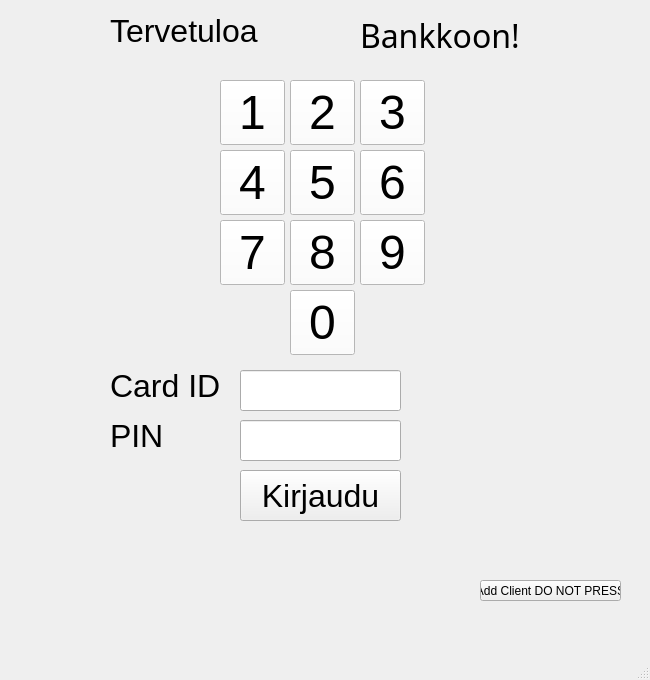
<?xml version="1.0" encoding="UTF-8"?>
<ui version="4.0">
 <class>Login</class>
 <widget class="QMainWindow" name="Login">
  <property name="geometry">
   <rect>
    <x>0</x>
    <y>0</y>
    <width>650</width>
    <height>680</height>
   </rect>
  </property>
  <property name="windowTitle">
   <string>Login</string>
  </property>
  <widget class="QWidget" name="centralwidget">
   <widget class="QLabel" name="labelLoginResult">
    <property name="geometry">
     <rect>
      <x>210</x>
      <y>530</y>
      <width>221</width>
      <height>41</height>
     </rect>
    </property>
    <property name="font">
     <font>
      <pointsize>14</pointsize>
     </font>
    </property>
    <property name="text">
     <string/>
    </property>
   </widget>
   <widget class="QPushButton" name="btnLogin">
    <property name="geometry">
     <rect>
      <x>240</x>
      <y>470</y>
      <width>161</width>
      <height>51</height>
     </rect>
    </property>
    <property name="font">
     <font>
      <pointsize>24</pointsize>
     </font>
    </property>
    <property name="text">
     <string>Kirjaudu</string>
    </property>
   </widget>
   <widget class="QLineEdit" name="lineEditCard">
    <property name="geometry">
     <rect>
      <x>240</x>
      <y>370</y>
      <width>161</width>
      <height>41</height>
     </rect>
    </property>
    <property name="font">
     <font>
      <pointsize>24</pointsize>
     </font>
    </property>
   </widget>
   <widget class="QLineEdit" name="lineEditPIN">
    <property name="geometry">
     <rect>
      <x>240</x>
      <y>420</y>
      <width>161</width>
      <height>41</height>
     </rect>
    </property>
    <property name="font">
     <font>
      <pointsize>24</pointsize>
     </font>
    </property>
    <property name="readOnly">
     <bool>true</bool>
    </property>
   </widget>
   <widget class="QLabel" name="label_2">
    <property name="geometry">
     <rect>
      <x>110</x>
      <y>420</y>
      <width>61</width>
      <height>31</height>
     </rect>
    </property>
    <property name="palette">
     <palette>
      <active>
       <colorrole role="Text">
        <brush brushstyle="SolidPattern">
         <color alpha="255">
          <red>255</red>
          <green>255</green>
          <blue>255</blue>
         </color>
        </brush>
       </colorrole>
       <colorrole role="ButtonText">
        <brush brushstyle="SolidPattern">
         <color alpha="255">
          <red>255</red>
          <green>255</green>
          <blue>255</blue>
         </color>
        </brush>
       </colorrole>
       <colorrole role="PlaceholderText">
        <brush brushstyle="SolidPattern">
         <color alpha="128">
          <red>255</red>
          <green>255</green>
          <blue>255</blue>
         </color>
        </brush>
       </colorrole>
      </active>
      <inactive>
       <colorrole role="Text">
        <brush brushstyle="SolidPattern">
         <color alpha="255">
          <red>255</red>
          <green>255</green>
          <blue>255</blue>
         </color>
        </brush>
       </colorrole>
       <colorrole role="ButtonText">
        <brush brushstyle="SolidPattern">
         <color alpha="255">
          <red>255</red>
          <green>255</green>
          <blue>255</blue>
         </color>
        </brush>
       </colorrole>
       <colorrole role="PlaceholderText">
        <brush brushstyle="SolidPattern">
         <color alpha="128">
          <red>255</red>
          <green>255</green>
          <blue>255</blue>
         </color>
        </brush>
       </colorrole>
      </inactive>
      <disabled>
       <colorrole role="Text">
        <brush brushstyle="SolidPattern">
         <color alpha="255">
          <red>120</red>
          <green>120</green>
          <blue>120</blue>
         </color>
        </brush>
       </colorrole>
       <colorrole role="ButtonText">
        <brush brushstyle="SolidPattern">
         <color alpha="255">
          <red>120</red>
          <green>120</green>
          <blue>120</blue>
         </color>
        </brush>
       </colorrole>
       <colorrole role="PlaceholderText">
        <brush brushstyle="SolidPattern">
         <color alpha="128">
          <red>0</red>
          <green>0</green>
          <blue>0</blue>
         </color>
        </brush>
       </colorrole>
      </disabled>
     </palette>
    </property>
    <property name="font">
     <font>
      <pointsize>24</pointsize>
     </font>
    </property>
    <property name="text">
     <string>PIN</string>
    </property>
   </widget>
   <widget class="QLabel" name="label_3">
    <property name="geometry">
     <rect>
      <x>110</x>
      <y>370</y>
      <width>111</width>
      <height>31</height>
     </rect>
    </property>
    <property name="palette">
     <palette>
      <active>
       <colorrole role="Text">
        <brush brushstyle="SolidPattern">
         <color alpha="255">
          <red>255</red>
          <green>255</green>
          <blue>255</blue>
         </color>
        </brush>
       </colorrole>
       <colorrole role="PlaceholderText">
        <brush brushstyle="SolidPattern">
         <color alpha="128">
          <red>255</red>
          <green>255</green>
          <blue>255</blue>
         </color>
        </brush>
       </colorrole>
      </active>
      <inactive>
       <colorrole role="Text">
        <brush brushstyle="SolidPattern">
         <color alpha="255">
          <red>255</red>
          <green>255</green>
          <blue>255</blue>
         </color>
        </brush>
       </colorrole>
       <colorrole role="PlaceholderText">
        <brush brushstyle="SolidPattern">
         <color alpha="128">
          <red>255</red>
          <green>255</green>
          <blue>255</blue>
         </color>
        </brush>
       </colorrole>
      </inactive>
      <disabled>
       <colorrole role="Text">
        <brush brushstyle="SolidPattern">
         <color alpha="255">
          <red>120</red>
          <green>120</green>
          <blue>120</blue>
         </color>
        </brush>
       </colorrole>
       <colorrole role="PlaceholderText">
        <brush brushstyle="SolidPattern">
         <color alpha="128">
          <red>0</red>
          <green>0</green>
          <blue>0</blue>
         </color>
        </brush>
       </colorrole>
      </disabled>
     </palette>
    </property>
    <property name="font">
     <font>
      <pointsize>24</pointsize>
     </font>
    </property>
    <property name="text">
     <string>Card ID</string>
    </property>
   </widget>
   <widget class="QPushButton" name="btn6">
    <property name="geometry">
     <rect>
      <x>360</x>
      <y>150</y>
      <width>65</width>
      <height>65</height>
     </rect>
    </property>
    <property name="palette">
     <palette>
      <active>
       <colorrole role="Button">
        <brush brushstyle="SolidPattern">
         <color alpha="255">
          <red>255</red>
          <green>255</green>
          <blue>255</blue>
         </color>
        </brush>
       </colorrole>
       <colorrole role="Base">
        <brush brushstyle="SolidPattern">
         <color alpha="255">
          <red>255</red>
          <green>255</green>
          <blue>255</blue>
         </color>
        </brush>
       </colorrole>
       <colorrole role="Window">
        <brush brushstyle="SolidPattern">
         <color alpha="255">
          <red>255</red>
          <green>255</green>
          <blue>255</blue>
         </color>
        </brush>
       </colorrole>
      </active>
      <inactive>
       <colorrole role="Button">
        <brush brushstyle="SolidPattern">
         <color alpha="255">
          <red>255</red>
          <green>255</green>
          <blue>255</blue>
         </color>
        </brush>
       </colorrole>
       <colorrole role="Base">
        <brush brushstyle="SolidPattern">
         <color alpha="255">
          <red>255</red>
          <green>255</green>
          <blue>255</blue>
         </color>
        </brush>
       </colorrole>
       <colorrole role="Window">
        <brush brushstyle="SolidPattern">
         <color alpha="255">
          <red>255</red>
          <green>255</green>
          <blue>255</blue>
         </color>
        </brush>
       </colorrole>
      </inactive>
      <disabled>
       <colorrole role="Button">
        <brush brushstyle="SolidPattern">
         <color alpha="255">
          <red>255</red>
          <green>255</green>
          <blue>255</blue>
         </color>
        </brush>
       </colorrole>
       <colorrole role="Base">
        <brush brushstyle="SolidPattern">
         <color alpha="255">
          <red>255</red>
          <green>255</green>
          <blue>255</blue>
         </color>
        </brush>
       </colorrole>
       <colorrole role="Window">
        <brush brushstyle="SolidPattern">
         <color alpha="255">
          <red>255</red>
          <green>255</green>
          <blue>255</blue>
         </color>
        </brush>
       </colorrole>
      </disabled>
     </palette>
    </property>
    <property name="font">
     <font>
      <pointsize>36</pointsize>
     </font>
    </property>
    <property name="text">
     <string>6</string>
    </property>
   </widget>
   <widget class="QPushButton" name="btn4">
    <property name="geometry">
     <rect>
      <x>220</x>
      <y>150</y>
      <width>65</width>
      <height>65</height>
     </rect>
    </property>
    <property name="palette">
     <palette>
      <active>
       <colorrole role="Button">
        <brush brushstyle="SolidPattern">
         <color alpha="255">
          <red>255</red>
          <green>255</green>
          <blue>255</blue>
         </color>
        </brush>
       </colorrole>
       <colorrole role="Base">
        <brush brushstyle="SolidPattern">
         <color alpha="255">
          <red>255</red>
          <green>255</green>
          <blue>255</blue>
         </color>
        </brush>
       </colorrole>
       <colorrole role="Window">
        <brush brushstyle="SolidPattern">
         <color alpha="255">
          <red>255</red>
          <green>255</green>
          <blue>255</blue>
         </color>
        </brush>
       </colorrole>
      </active>
      <inactive>
       <colorrole role="Button">
        <brush brushstyle="SolidPattern">
         <color alpha="255">
          <red>255</red>
          <green>255</green>
          <blue>255</blue>
         </color>
        </brush>
       </colorrole>
       <colorrole role="Base">
        <brush brushstyle="SolidPattern">
         <color alpha="255">
          <red>255</red>
          <green>255</green>
          <blue>255</blue>
         </color>
        </brush>
       </colorrole>
       <colorrole role="Window">
        <brush brushstyle="SolidPattern">
         <color alpha="255">
          <red>255</red>
          <green>255</green>
          <blue>255</blue>
         </color>
        </brush>
       </colorrole>
      </inactive>
      <disabled>
       <colorrole role="Button">
        <brush brushstyle="SolidPattern">
         <color alpha="255">
          <red>255</red>
          <green>255</green>
          <blue>255</blue>
         </color>
        </brush>
       </colorrole>
       <colorrole role="Base">
        <brush brushstyle="SolidPattern">
         <color alpha="255">
          <red>255</red>
          <green>255</green>
          <blue>255</blue>
         </color>
        </brush>
       </colorrole>
       <colorrole role="Window">
        <brush brushstyle="SolidPattern">
         <color alpha="255">
          <red>255</red>
          <green>255</green>
          <blue>255</blue>
         </color>
        </brush>
       </colorrole>
      </disabled>
     </palette>
    </property>
    <property name="font">
     <font>
      <pointsize>36</pointsize>
     </font>
    </property>
    <property name="text">
     <string>4</string>
    </property>
   </widget>
   <widget class="QPushButton" name="btn9">
    <property name="geometry">
     <rect>
      <x>360</x>
      <y>220</y>
      <width>65</width>
      <height>65</height>
     </rect>
    </property>
    <property name="palette">
     <palette>
      <active>
       <colorrole role="Button">
        <brush brushstyle="SolidPattern">
         <color alpha="255">
          <red>255</red>
          <green>255</green>
          <blue>255</blue>
         </color>
        </brush>
       </colorrole>
       <colorrole role="Base">
        <brush brushstyle="SolidPattern">
         <color alpha="255">
          <red>255</red>
          <green>255</green>
          <blue>255</blue>
         </color>
        </brush>
       </colorrole>
       <colorrole role="Window">
        <brush brushstyle="SolidPattern">
         <color alpha="255">
          <red>255</red>
          <green>255</green>
          <blue>255</blue>
         </color>
        </brush>
       </colorrole>
      </active>
      <inactive>
       <colorrole role="Button">
        <brush brushstyle="SolidPattern">
         <color alpha="255">
          <red>255</red>
          <green>255</green>
          <blue>255</blue>
         </color>
        </brush>
       </colorrole>
       <colorrole role="Base">
        <brush brushstyle="SolidPattern">
         <color alpha="255">
          <red>255</red>
          <green>255</green>
          <blue>255</blue>
         </color>
        </brush>
       </colorrole>
       <colorrole role="Window">
        <brush brushstyle="SolidPattern">
         <color alpha="255">
          <red>255</red>
          <green>255</green>
          <blue>255</blue>
         </color>
        </brush>
       </colorrole>
      </inactive>
      <disabled>
       <colorrole role="Button">
        <brush brushstyle="SolidPattern">
         <color alpha="255">
          <red>255</red>
          <green>255</green>
          <blue>255</blue>
         </color>
        </brush>
       </colorrole>
       <colorrole role="Base">
        <brush brushstyle="SolidPattern">
         <color alpha="255">
          <red>255</red>
          <green>255</green>
          <blue>255</blue>
         </color>
        </brush>
       </colorrole>
       <colorrole role="Window">
        <brush brushstyle="SolidPattern">
         <color alpha="255">
          <red>255</red>
          <green>255</green>
          <blue>255</blue>
         </color>
        </brush>
       </colorrole>
      </disabled>
     </palette>
    </property>
    <property name="font">
     <font>
      <pointsize>36</pointsize>
     </font>
    </property>
    <property name="text">
     <string>9</string>
    </property>
   </widget>
   <widget class="QPushButton" name="btn7">
    <property name="geometry">
     <rect>
      <x>220</x>
      <y>220</y>
      <width>65</width>
      <height>65</height>
     </rect>
    </property>
    <property name="palette">
     <palette>
      <active>
       <colorrole role="Button">
        <brush brushstyle="SolidPattern">
         <color alpha="255">
          <red>255</red>
          <green>255</green>
          <blue>255</blue>
         </color>
        </brush>
       </colorrole>
       <colorrole role="Base">
        <brush brushstyle="SolidPattern">
         <color alpha="255">
          <red>255</red>
          <green>255</green>
          <blue>255</blue>
         </color>
        </brush>
       </colorrole>
       <colorrole role="Window">
        <brush brushstyle="SolidPattern">
         <color alpha="255">
          <red>255</red>
          <green>255</green>
          <blue>255</blue>
         </color>
        </brush>
       </colorrole>
      </active>
      <inactive>
       <colorrole role="Button">
        <brush brushstyle="SolidPattern">
         <color alpha="255">
          <red>255</red>
          <green>255</green>
          <blue>255</blue>
         </color>
        </brush>
       </colorrole>
       <colorrole role="Base">
        <brush brushstyle="SolidPattern">
         <color alpha="255">
          <red>255</red>
          <green>255</green>
          <blue>255</blue>
         </color>
        </brush>
       </colorrole>
       <colorrole role="Window">
        <brush brushstyle="SolidPattern">
         <color alpha="255">
          <red>255</red>
          <green>255</green>
          <blue>255</blue>
         </color>
        </brush>
       </colorrole>
      </inactive>
      <disabled>
       <colorrole role="Button">
        <brush brushstyle="SolidPattern">
         <color alpha="255">
          <red>255</red>
          <green>255</green>
          <blue>255</blue>
         </color>
        </brush>
       </colorrole>
       <colorrole role="Base">
        <brush brushstyle="SolidPattern">
         <color alpha="255">
          <red>255</red>
          <green>255</green>
          <blue>255</blue>
         </color>
        </brush>
       </colorrole>
       <colorrole role="Window">
        <brush brushstyle="SolidPattern">
         <color alpha="255">
          <red>255</red>
          <green>255</green>
          <blue>255</blue>
         </color>
        </brush>
       </colorrole>
      </disabled>
     </palette>
    </property>
    <property name="font">
     <font>
      <pointsize>36</pointsize>
     </font>
    </property>
    <property name="text">
     <string>7</string>
    </property>
   </widget>
   <widget class="QPushButton" name="btn2">
    <property name="geometry">
     <rect>
      <x>290</x>
      <y>80</y>
      <width>65</width>
      <height>65</height>
     </rect>
    </property>
    <property name="palette">
     <palette>
      <active>
       <colorrole role="Button">
        <brush brushstyle="SolidPattern">
         <color alpha="255">
          <red>255</red>
          <green>255</green>
          <blue>255</blue>
         </color>
        </brush>
       </colorrole>
       <colorrole role="Base">
        <brush brushstyle="SolidPattern">
         <color alpha="255">
          <red>255</red>
          <green>255</green>
          <blue>255</blue>
         </color>
        </brush>
       </colorrole>
       <colorrole role="Window">
        <brush brushstyle="SolidPattern">
         <color alpha="255">
          <red>255</red>
          <green>255</green>
          <blue>255</blue>
         </color>
        </brush>
       </colorrole>
      </active>
      <inactive>
       <colorrole role="Button">
        <brush brushstyle="SolidPattern">
         <color alpha="255">
          <red>255</red>
          <green>255</green>
          <blue>255</blue>
         </color>
        </brush>
       </colorrole>
       <colorrole role="Base">
        <brush brushstyle="SolidPattern">
         <color alpha="255">
          <red>255</red>
          <green>255</green>
          <blue>255</blue>
         </color>
        </brush>
       </colorrole>
       <colorrole role="Window">
        <brush brushstyle="SolidPattern">
         <color alpha="255">
          <red>255</red>
          <green>255</green>
          <blue>255</blue>
         </color>
        </brush>
       </colorrole>
      </inactive>
      <disabled>
       <colorrole role="Button">
        <brush brushstyle="SolidPattern">
         <color alpha="255">
          <red>255</red>
          <green>255</green>
          <blue>255</blue>
         </color>
        </brush>
       </colorrole>
       <colorrole role="Base">
        <brush brushstyle="SolidPattern">
         <color alpha="255">
          <red>255</red>
          <green>255</green>
          <blue>255</blue>
         </color>
        </brush>
       </colorrole>
       <colorrole role="Window">
        <brush brushstyle="SolidPattern">
         <color alpha="255">
          <red>255</red>
          <green>255</green>
          <blue>255</blue>
         </color>
        </brush>
       </colorrole>
      </disabled>
     </palette>
    </property>
    <property name="font">
     <font>
      <pointsize>36</pointsize>
     </font>
    </property>
    <property name="text">
     <string>2</string>
    </property>
   </widget>
   <widget class="QPushButton" name="btn5">
    <property name="geometry">
     <rect>
      <x>290</x>
      <y>150</y>
      <width>65</width>
      <height>65</height>
     </rect>
    </property>
    <property name="palette">
     <palette>
      <active>
       <colorrole role="Button">
        <brush brushstyle="SolidPattern">
         <color alpha="255">
          <red>255</red>
          <green>255</green>
          <blue>255</blue>
         </color>
        </brush>
       </colorrole>
       <colorrole role="Base">
        <brush brushstyle="SolidPattern">
         <color alpha="255">
          <red>255</red>
          <green>255</green>
          <blue>255</blue>
         </color>
        </brush>
       </colorrole>
       <colorrole role="Window">
        <brush brushstyle="SolidPattern">
         <color alpha="255">
          <red>255</red>
          <green>255</green>
          <blue>255</blue>
         </color>
        </brush>
       </colorrole>
      </active>
      <inactive>
       <colorrole role="Button">
        <brush brushstyle="SolidPattern">
         <color alpha="255">
          <red>255</red>
          <green>255</green>
          <blue>255</blue>
         </color>
        </brush>
       </colorrole>
       <colorrole role="Base">
        <brush brushstyle="SolidPattern">
         <color alpha="255">
          <red>255</red>
          <green>255</green>
          <blue>255</blue>
         </color>
        </brush>
       </colorrole>
       <colorrole role="Window">
        <brush brushstyle="SolidPattern">
         <color alpha="255">
          <red>255</red>
          <green>255</green>
          <blue>255</blue>
         </color>
        </brush>
       </colorrole>
      </inactive>
      <disabled>
       <colorrole role="Button">
        <brush brushstyle="SolidPattern">
         <color alpha="255">
          <red>255</red>
          <green>255</green>
          <blue>255</blue>
         </color>
        </brush>
       </colorrole>
       <colorrole role="Base">
        <brush brushstyle="SolidPattern">
         <color alpha="255">
          <red>255</red>
          <green>255</green>
          <blue>255</blue>
         </color>
        </brush>
       </colorrole>
       <colorrole role="Window">
        <brush brushstyle="SolidPattern">
         <color alpha="255">
          <red>255</red>
          <green>255</green>
          <blue>255</blue>
         </color>
        </brush>
       </colorrole>
      </disabled>
     </palette>
    </property>
    <property name="font">
     <font>
      <pointsize>36</pointsize>
     </font>
    </property>
    <property name="text">
     <string>5</string>
    </property>
   </widget>
   <widget class="QPushButton" name="btn8">
    <property name="geometry">
     <rect>
      <x>290</x>
      <y>220</y>
      <width>65</width>
      <height>65</height>
     </rect>
    </property>
    <property name="palette">
     <palette>
      <active>
       <colorrole role="Button">
        <brush brushstyle="SolidPattern">
         <color alpha="255">
          <red>255</red>
          <green>255</green>
          <blue>255</blue>
         </color>
        </brush>
       </colorrole>
       <colorrole role="Base">
        <brush brushstyle="SolidPattern">
         <color alpha="255">
          <red>255</red>
          <green>255</green>
          <blue>255</blue>
         </color>
        </brush>
       </colorrole>
       <colorrole role="Window">
        <brush brushstyle="SolidPattern">
         <color alpha="255">
          <red>255</red>
          <green>255</green>
          <blue>255</blue>
         </color>
        </brush>
       </colorrole>
      </active>
      <inactive>
       <colorrole role="Button">
        <brush brushstyle="SolidPattern">
         <color alpha="255">
          <red>255</red>
          <green>255</green>
          <blue>255</blue>
         </color>
        </brush>
       </colorrole>
       <colorrole role="Base">
        <brush brushstyle="SolidPattern">
         <color alpha="255">
          <red>255</red>
          <green>255</green>
          <blue>255</blue>
         </color>
        </brush>
       </colorrole>
       <colorrole role="Window">
        <brush brushstyle="SolidPattern">
         <color alpha="255">
          <red>255</red>
          <green>255</green>
          <blue>255</blue>
         </color>
        </brush>
       </colorrole>
      </inactive>
      <disabled>
       <colorrole role="Button">
        <brush brushstyle="SolidPattern">
         <color alpha="255">
          <red>255</red>
          <green>255</green>
          <blue>255</blue>
         </color>
        </brush>
       </colorrole>
       <colorrole role="Base">
        <brush brushstyle="SolidPattern">
         <color alpha="255">
          <red>255</red>
          <green>255</green>
          <blue>255</blue>
         </color>
        </brush>
       </colorrole>
       <colorrole role="Window">
        <brush brushstyle="SolidPattern">
         <color alpha="255">
          <red>255</red>
          <green>255</green>
          <blue>255</blue>
         </color>
        </brush>
       </colorrole>
      </disabled>
     </palette>
    </property>
    <property name="font">
     <font>
      <pointsize>36</pointsize>
     </font>
    </property>
    <property name="text">
     <string>8</string>
    </property>
   </widget>
   <widget class="QPushButton" name="btn0">
    <property name="geometry">
     <rect>
      <x>290</x>
      <y>290</y>
      <width>65</width>
      <height>65</height>
     </rect>
    </property>
    <property name="palette">
     <palette>
      <active>
       <colorrole role="Button">
        <brush brushstyle="SolidPattern">
         <color alpha="255">
          <red>255</red>
          <green>255</green>
          <blue>255</blue>
         </color>
        </brush>
       </colorrole>
       <colorrole role="Base">
        <brush brushstyle="SolidPattern">
         <color alpha="255">
          <red>255</red>
          <green>255</green>
          <blue>255</blue>
         </color>
        </brush>
       </colorrole>
       <colorrole role="Window">
        <brush brushstyle="SolidPattern">
         <color alpha="255">
          <red>255</red>
          <green>255</green>
          <blue>255</blue>
         </color>
        </brush>
       </colorrole>
      </active>
      <inactive>
       <colorrole role="Button">
        <brush brushstyle="SolidPattern">
         <color alpha="255">
          <red>255</red>
          <green>255</green>
          <blue>255</blue>
         </color>
        </brush>
       </colorrole>
       <colorrole role="Base">
        <brush brushstyle="SolidPattern">
         <color alpha="255">
          <red>255</red>
          <green>255</green>
          <blue>255</blue>
         </color>
        </brush>
       </colorrole>
       <colorrole role="Window">
        <brush brushstyle="SolidPattern">
         <color alpha="255">
          <red>255</red>
          <green>255</green>
          <blue>255</blue>
         </color>
        </brush>
       </colorrole>
      </inactive>
      <disabled>
       <colorrole role="Button">
        <brush brushstyle="SolidPattern">
         <color alpha="255">
          <red>255</red>
          <green>255</green>
          <blue>255</blue>
         </color>
        </brush>
       </colorrole>
       <colorrole role="Base">
        <brush brushstyle="SolidPattern">
         <color alpha="255">
          <red>255</red>
          <green>255</green>
          <blue>255</blue>
         </color>
        </brush>
       </colorrole>
       <colorrole role="Window">
        <brush brushstyle="SolidPattern">
         <color alpha="255">
          <red>255</red>
          <green>255</green>
          <blue>255</blue>
         </color>
        </brush>
       </colorrole>
      </disabled>
     </palette>
    </property>
    <property name="font">
     <font>
      <pointsize>36</pointsize>
     </font>
    </property>
    <property name="text">
     <string>0</string>
    </property>
   </widget>
   <widget class="QPushButton" name="btn1">
    <property name="geometry">
     <rect>
      <x>220</x>
      <y>80</y>
      <width>65</width>
      <height>65</height>
     </rect>
    </property>
    <property name="palette">
     <palette>
      <active>
       <colorrole role="Button">
        <brush brushstyle="SolidPattern">
         <color alpha="255">
          <red>255</red>
          <green>255</green>
          <blue>255</blue>
         </color>
        </brush>
       </colorrole>
       <colorrole role="Base">
        <brush brushstyle="SolidPattern">
         <color alpha="255">
          <red>255</red>
          <green>255</green>
          <blue>255</blue>
         </color>
        </brush>
       </colorrole>
       <colorrole role="Window">
        <brush brushstyle="SolidPattern">
         <color alpha="255">
          <red>255</red>
          <green>255</green>
          <blue>255</blue>
         </color>
        </brush>
       </colorrole>
      </active>
      <inactive>
       <colorrole role="Button">
        <brush brushstyle="SolidPattern">
         <color alpha="255">
          <red>255</red>
          <green>255</green>
          <blue>255</blue>
         </color>
        </brush>
       </colorrole>
       <colorrole role="Base">
        <brush brushstyle="SolidPattern">
         <color alpha="255">
          <red>255</red>
          <green>255</green>
          <blue>255</blue>
         </color>
        </brush>
       </colorrole>
       <colorrole role="Window">
        <brush brushstyle="SolidPattern">
         <color alpha="255">
          <red>255</red>
          <green>255</green>
          <blue>255</blue>
         </color>
        </brush>
       </colorrole>
      </inactive>
      <disabled>
       <colorrole role="Button">
        <brush brushstyle="SolidPattern">
         <color alpha="255">
          <red>255</red>
          <green>255</green>
          <blue>255</blue>
         </color>
        </brush>
       </colorrole>
       <colorrole role="Base">
        <brush brushstyle="SolidPattern">
         <color alpha="255">
          <red>255</red>
          <green>255</green>
          <blue>255</blue>
         </color>
        </brush>
       </colorrole>
       <colorrole role="Window">
        <brush brushstyle="SolidPattern">
         <color alpha="255">
          <red>255</red>
          <green>255</green>
          <blue>255</blue>
         </color>
        </brush>
       </colorrole>
      </disabled>
     </palette>
    </property>
    <property name="font">
     <font>
      <pointsize>36</pointsize>
     </font>
    </property>
    <property name="styleSheet">
     <string notr="true"/>
    </property>
    <property name="text">
     <string>1</string>
    </property>
   </widget>
   <widget class="QPushButton" name="btn3">
    <property name="geometry">
     <rect>
      <x>360</x>
      <y>80</y>
      <width>65</width>
      <height>65</height>
     </rect>
    </property>
    <property name="palette">
     <palette>
      <active>
       <colorrole role="Button">
        <brush brushstyle="SolidPattern">
         <color alpha="255">
          <red>255</red>
          <green>255</green>
          <blue>255</blue>
         </color>
        </brush>
       </colorrole>
       <colorrole role="Base">
        <brush brushstyle="SolidPattern">
         <color alpha="255">
          <red>255</red>
          <green>255</green>
          <blue>255</blue>
         </color>
        </brush>
       </colorrole>
       <colorrole role="Window">
        <brush brushstyle="SolidPattern">
         <color alpha="255">
          <red>255</red>
          <green>255</green>
          <blue>255</blue>
         </color>
        </brush>
       </colorrole>
      </active>
      <inactive>
       <colorrole role="Button">
        <brush brushstyle="SolidPattern">
         <color alpha="255">
          <red>255</red>
          <green>255</green>
          <blue>255</blue>
         </color>
        </brush>
       </colorrole>
       <colorrole role="Base">
        <brush brushstyle="SolidPattern">
         <color alpha="255">
          <red>255</red>
          <green>255</green>
          <blue>255</blue>
         </color>
        </brush>
       </colorrole>
       <colorrole role="Window">
        <brush brushstyle="SolidPattern">
         <color alpha="255">
          <red>255</red>
          <green>255</green>
          <blue>255</blue>
         </color>
        </brush>
       </colorrole>
      </inactive>
      <disabled>
       <colorrole role="Button">
        <brush brushstyle="SolidPattern">
         <color alpha="255">
          <red>255</red>
          <green>255</green>
          <blue>255</blue>
         </color>
        </brush>
       </colorrole>
       <colorrole role="Base">
        <brush brushstyle="SolidPattern">
         <color alpha="255">
          <red>255</red>
          <green>255</green>
          <blue>255</blue>
         </color>
        </brush>
       </colorrole>
       <colorrole role="Window">
        <brush brushstyle="SolidPattern">
         <color alpha="255">
          <red>255</red>
          <green>255</green>
          <blue>255</blue>
         </color>
        </brush>
       </colorrole>
      </disabled>
     </palette>
    </property>
    <property name="font">
     <font>
      <pointsize>36</pointsize>
     </font>
    </property>
    <property name="text">
     <string>3</string>
    </property>
   </widget>
   <widget class="QPushButton" name="btnClientInterface">
    <property name="geometry">
     <rect>
      <x>480</x>
      <y>580</y>
      <width>141</width>
      <height>21</height>
     </rect>
    </property>
    <property name="text">
     <string>Add Client DO NOT PRESS</string>
    </property>
   </widget>
   <widget class="QLabel" name="labelBankko">
    <property name="geometry">
     <rect>
      <x>30</x>
      <y>570</y>
      <width>101</width>
      <height>61</height>
     </rect>
    </property>
    <property name="text">
     <string/>
    </property>
    <property name="pixmap">
     <pixmap>../../../../../Users/Anni/Desktop/Bankko22.jpg</pixmap>
    </property>
   </widget>
   <widget class="QLabel" name="labelTervetuloa">
    <property name="geometry">
     <rect>
      <x>110</x>
      <y>10</y>
      <width>221</width>
      <height>41</height>
     </rect>
    </property>
    <property name="font">
     <font>
      <pointsize>24</pointsize>
     </font>
    </property>
    <property name="text">
     <string>Tervetuloa </string>
    </property>
   </widget>
   <widget class="QLabel" name="labelBankkoon">
    <property name="geometry">
     <rect>
      <x>360</x>
      <y>20</y>
      <width>261</width>
      <height>31</height>
     </rect>
    </property>
    <property name="font">
     <font>
      <family>Algerian</family>
      <pointsize>24</pointsize>
     </font>
    </property>
    <property name="text">
     <string>Bankkoon!</string>
    </property>
   </widget>
  </widget>
  <widget class="QMenuBar" name="menubar">
   <property name="geometry">
    <rect>
     <x>0</x>
     <y>0</y>
     <width>650</width>
     <height>21</height>
    </rect>
   </property>
  </widget>
  <widget class="QStatusBar" name="statusbar"/>
 </widget>
 <resources/>
 <connections/>
</ui>
